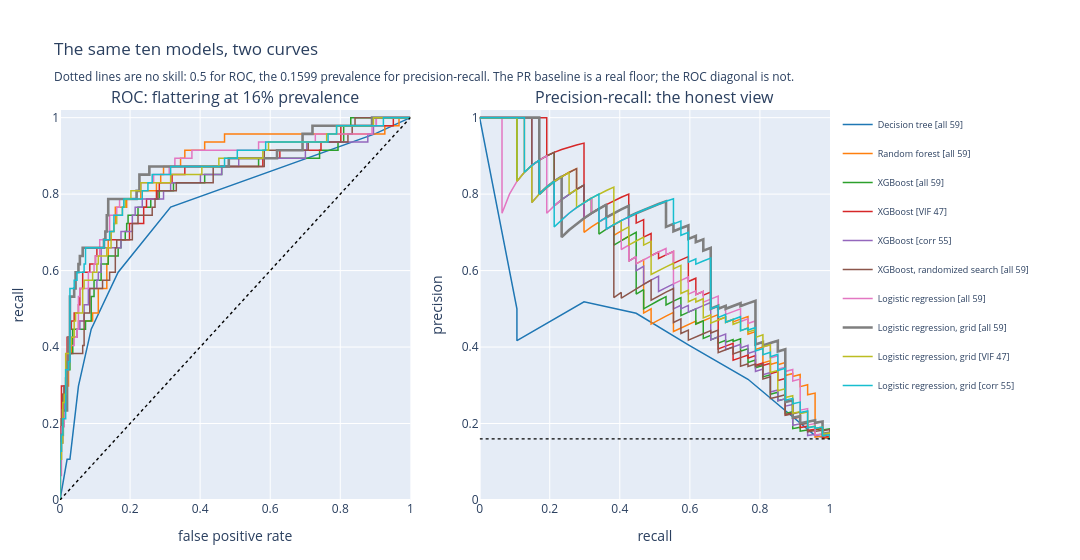

The code cell stored with this chart in its notebook:
### Markdown cell above
---

## 4. The right curve for a 16% prevalence

Two curves are commonly drawn for a binary classifier, and at 16% positives they answer
noticeably different questions.

**ROC** plots recall against the false positive rate. The false positive rate has the 247
non-leavers in its denominator, so a model can raise a great many false alarms and barely
move it: eleven false positives out of 247 is 0.045. That is what makes ROC-AUC look
generous on imbalanced data. It is not wrong, it is answering "how well does this model
rank a random leaver above a random stayer", and its no-skill value is 0.5 regardless of
prevalence.

**Precision-recall** plots precision against recall. Precision has the *predicted*
positives in its denominator, so every false alarm is charged in full. Its no-skill value
is the prevalence itself, 0.1599 here. That is the number an HR partner cares about,
because it is the share of the names on the call list who are genuinely at risk.

The two disagree in tone for a mechanical reason: ROC's denominator grows with the
majority class and PR's does not. For a rare-event problem, quote PR, and quote average
precision rather than a hand-read area. Both are drawn below on the same models so the
disagreement is visible rather than asserted.

### Code cell
fig = make_subplots(rows=1, cols=2, subplot_titles=('ROC: flattering at 16% prevalence',
                                                    'Precision-recall: the honest view'),
                    horizontal_spacing=0.09)
palette = ['#1f77b4', '#ff7f0e', '#2ca02c', '#d62728', '#9467bd',
           '#8c564b', '#e377c2', '#7f7f7f', '#bcbd22', '#17becf']
for k, lab in enumerate(LABELS):
    s = y_score[lab]
    fpr, tpr, _ = roc_curve(y_true, s)
    prec, rec, _ = precision_recall_curve(y_true, s)
    auc_v = results.loc[lab, 'ROC-AUC']
    ap_v = results.loc[lab, 'avg precision']
    styl = dict(color=palette[k], width=2.6 if lab == HEADLINE else 1.5)
    fig.add_trace(go.Scatter(
        x=fpr, y=tpr, mode='lines', line=styl, name=lab, legendgroup=lab,
        hovertemplate=('<b>%s</b><br>FPR %%{x:.3f}, recall %%{y:.3f}'
                       '<br>ROC-AUC %.4f<extra></extra>' % (lab, auc_v))
    ), row=1, col=1)
    fig.add_trace(go.Scatter(
        x=rec, y=prec, mode='lines', line=styl, name=lab, legendgroup=lab,
        showlegend=False,
        hovertemplate=('<b>%s</b><br>recall %%{x:.3f}, precision %%{y:.3f}'
                       '<br>average precision %.4f<extra></extra>' % (lab, ap_v))
    ), row=1, col=2)
fig.add_trace(go.Scatter(x=[0, 1], y=[0, 1], mode='lines', showlegend=False,
                         line=dict(color='black', width=1.4, dash='dot'),
                         hovertemplate='ROC no-skill = 0.5<extra></extra>'), row=1, col=1)
fig.add_trace(go.Scatter(
    x=[0, 1], y=[PREVALENCE] * 2, mode='lines', showlegend=False,
    line=dict(color='black', width=1.4, dash='dot'),
    hovertemplate='PR no-skill = prevalence = %.4f<extra></extra>' % PREVALENCE
), row=1, col=2)
fig.update_xaxes(title='false positive rate', range=[0, 1], row=1, col=1)
fig.update_yaxes(title='recall', range=[0, 1.02], row=1, col=1)
fig.update_xaxes(title='recall', range=[0, 1], row=1, col=2)
fig.update_yaxes(title='precision', range=[0, 1.02], row=1, col=2)
fig.update_layout(
    height=560, width=1080, margin=dict(l=60, r=250, t=110, b=60),
    legend=dict(font=dict(size=9), x=1.01, y=1),
    title=('The same ten models, two curves'
           '<br><sub>Dotted lines are no skill: 0.5 for ROC, the %.4f prevalence '
           'for precision-recall. The PR baseline is a real floor; the ROC diagonal '
           'is not.</sub>' % PREVALENCE)
)
py.iplot(fig)

### Figure 1 — Plotly figure (JSON) as saved in the notebook; plotly's stock layout.template omitted (floating-point values rounded to 4 significant figures; data arrays with more than 128 entries replaced by an {"elided": "..."} marker saying what was removed)
{"data": [{"hovertemplate": "<b>Decision tree [all 59]</b><br>FPR %{x:.3f}, recall %{y:.3f}<br>ROC-AUC 0.7639<extra></extra>", "legendgroup": "Decision tree [all 59]", "line": {"color": "#1f77b4", "width": 1.5}, "mode": "lines", "name": "Decision tree [all 59]", "type": "scatter", "x": [0.0, 0.02024, 0.02834, 0.05263, 0.08907, 0.166, 0.3158, 0.8988, 1.0], "xaxis": "x", "y": [0.0, 0.1064, 0.1064, 0.2979, 0.4468, 0.5957, 0.766, 0.9574, 1.0], "yaxis": "y"}, {"hovertemplate": "<b>Decision tree [all 59]</b><br>recall %{x:.3f}, precision %{y:.3f}<br>average precision 0.3785<extra></extra>", "legendgroup": "Decision tree [all 59]", "line": {"color": "#1f77b4", "width": 1.5}, "mode": "lines", "name": "Decision tree [all 59]", "showlegend": false, "type": "scatter", "x": [1.0, 0.9574, 0.766, 0.5957, 0.4468, 0.2979, 0.1064, 0.1064, 0.0], "xaxis": "x2", "y": [0.1599, 0.1685, 0.3158, 0.4058, 0.4884, 0.5185, 0.4167, 0.5, 1.0], "yaxis": "y2"}, {"hovertemplate": "<b>Random forest [all 59]</b><br>FPR %{x:.3f}, recall %{y:.3f}<br>ROC-AUC 0.8524<extra></extra>", "legendgroup": "Random forest [all 59]", "line": {"color": "#ff7f0e", "width": 1.5}, "mode": "lines", "name": "Random forest [all 59]", "type": "scatter", "x": [0.0, 0.0, 0.0, 0.004049, 0.004049, 0.008097, 0.008097, 0.01215, 0.01215, 0.02429, 0.02429, 0.03239, 0.03239, 0.03644, 0.03644, 0.04858, 0.04858, 0.05263, 0.05263, 0.09312, 0.09312, 0.1093, 0.1093, 0.1336, 0.1336, 0.1377, 0.1377, 0.1457, 0.1457, 0.1538, 0.1538, 0.1579, 0.1579, 0.1903, 0.1903, 0.2308, 0.2308, 0.2753, 0.2753, 0.2874, 0.2874, 0.2955, 0.2955, 0.3441, 0.3441, 0.3563, 0.3563, 0.413, 0.413, 0.4696, 0.4696, 0.9271, 0.9271, 0.9676, 0.9676, 1.0], "xaxis": "x", "y": [0.0, 0.02128, 0.1277, 0.1277, 0.1702, 0.1702, 0.2766, 0.2766, 0.2979, 0.2979, 0.383, 0.383, 0.4043, 0.4043, 0.4255, 0.4255, 0.4468, 0.4468, 0.4681, 0.4681, 0.4894, 0.4894, 0.5532, 0.5532, 0.617, 0.617, 0.6809, 0.6809, 0.7021, 0.7021, 0.7234, 0.7234, 0.766, 0.766, 0.7872, 0.7872, 0.8085, 0.8085, 0.8298, 0.8298, 0.8511, 0.8511, 0.8723, 0.8723, 0.8936, 0.8936, 0.9149, 0.9149, 0.9362, 0.9362, 0.9574, 0.9574, 0.9787, 0.9787, 1.0, 1.0], "yaxis": "y"}, {"hovertemplate": "<b>Random forest [all 59]</b><br>recall %{x:.3f}, precision %{y:.3f}<br>average precision 0.6074<extra></extra>", "legendgroup": "Random forest [all 59]", "line": {"color": "#ff7f0e", "width": 1.5}, "mode": "lines", "name": "Random forest [all 59]", "showlegend": false, "type": "scatter", "x": {"elided": "295 float values"}, "xaxis": "x2", "y": {"elided": "295 float values"}, "yaxis": "y2"}, {"hovertemplate": "<b>XGBoost [all 59]</b><br>FPR %{x:.3f}, recall %{y:.3f}<br>ROC-AUC 0.8170<extra></extra>", "legendgroup": "XGBoost [all 59]", "line": {"color": "#2ca02c", "width": 1.5}, "mode": "lines", "name": "XGBoost [all 59]", "type": "scatter", "x": [0.0, 0.0, 0.0, 0.004049, 0.004049, 0.01215, 0.01215, 0.01619, 0.01619, 0.02024, 0.02024, 0.02834, 0.02834, 0.03644, 0.03644, 0.07287, 0.07287, 0.08907, 0.08907, 0.09717, 0.09717, 0.1174, 0.1174, 0.1377, 0.1377, 0.166, 0.166, 0.1741, 0.1741, 0.1862, 0.1862, 0.1903, 0.1903, 0.1943, 0.1943, 0.2227, 0.2227, 0.2591, 0.2591, 0.2834, 0.2834, 0.3239, 0.3239, 0.413, 0.413, 0.4615, 0.4615, 0.5668, 0.5668, 0.7409, 0.7409, 0.7935, 0.7935, 0.8097, 0.8097, 0.83, 0.83, 1.0], "xaxis": "x", "y": [0.0, 0.02128, 0.1064, 0.1064, 0.2128, 0.2128, 0.2979, 0.2979, 0.3191, 0.3191, 0.3404, 0.3404, 0.383, 0.383, 0.4468, 0.4468, 0.4681, 0.4681, 0.5319, 0.5319, 0.5745, 0.5745, 0.617, 0.617, 0.6383, 0.6383, 0.6596, 0.6596, 0.6809, 0.6809, 0.7021, 0.7021, 0.7234, 0.7234, 0.7447, 0.7447, 0.766, 0.766, 0.7872, 0.7872, 0.8085, 0.8085, 0.8298, 0.8298, 0.8511, 0.8511, 0.8723, 0.8723, 0.8936, 0.8936, 0.9149, 0.9149, 0.9362, 0.9362, 0.9787, 0.9787, 1.0, 1.0], "yaxis": "y"}, {"hovertemplate": "<b>XGBoost [all 59]</b><br>recall %{x:.3f}, precision %{y:.3f}<br>average precision 0.5870<extra></extra>", "legendgroup": "XGBoost [all 59]", "line": {"color": "#2ca02c", "width": 1.5}, "mode": "lines", "name": "XGBoost [all 59]", "showlegend": false, "type": "scatter", "x": {"elided": "295 float values"}, "xaxis": "x2", "y": {"elided": "295 float values"}, "yaxis": "y2"}, {"hovertemplate": "<b>XGBoost [VIF 47]</b><br>FPR %{x:.3f}, recall %{y:.3f}<br>ROC-AUC 0.8337<extra></extra>", "legendgroup": "XGBoost [VIF 47]", "line": {"color": "#d62728", "width": 1.5}, "mode": "lines", "name": "XGBoost [VIF 47]", "type": "scatter", "x": [0.0, 0.0, 0.0, 0.004049, 0.004049, 0.02024, 0.02024, 0.02834, 0.02834, 0.03239, 0.03239, 0.04049, 0.04049, 0.05263, 0.05263, 0.05668, 0.05668, 0.06478, 0.06478, 0.08502, 0.08502, 0.1012, 0.1012, 0.1053, 0.1053, 0.1255, 0.1255, 0.1984, 0.1984, 0.2389, 0.2389, 0.247, 0.247, 0.2753, 0.2753, 0.2834, 0.2834, 0.3198, 0.3198, 0.3563, 0.3563, 0.5789, 0.5789, 0.6275, 0.6275, 0.7449, 0.7449, 0.8016, 0.8016, 0.9514, 0.9514, 1.0], "xaxis": "x", "y": [0.0, 0.02128, 0.1915, 0.1915, 0.2979, 0.2979, 0.4255, 0.4255, 0.4468, 0.4468, 0.4681, 0.4681, 0.4894, 0.4894, 0.5106, 0.5106, 0.5532, 0.5532, 0.5957, 0.5957, 0.617, 0.617, 0.6383, 0.6383, 0.6596, 0.6596, 0.6809, 0.6809, 0.7234, 0.7234, 0.766, 0.766, 0.7872, 0.7872, 0.8085, 0.8085, 0.8298, 0.8298, 0.8511, 0.8511, 0.8723, 0.8723, 0.8936, 0.8936, 0.9149, 0.9149, 0.9362, 0.9362, 0.9787, 0.9787, 1.0, 1.0], "yaxis": "y"}, {"hovertemplate": "<b>XGBoost [VIF 47]</b><br>recall %{x:.3f}, precision %{y:.3f}<br>average precision 0.6451<extra></extra>", "legendgroup": "XGBoost [VIF 47]", "line": {"color": "#d62728", "width": 1.5}, "mode": "lines", "name": "XGBoost [VIF 47]", "showlegend": false, "type": "scatter", "x": {"elided": "295 float values"}, "xaxis": "x2", "y": {"elided": "295 float values"}, "yaxis": "y2"}, {"hovertemplate": "<b>XGBoost [corr 55]</b><br>FPR %{x:.3f}, recall %{y:.3f}<br>ROC-AUC 0.8198<extra></extra>", "legendgroup": "XGBoost [corr 55]", "line": {"color": "#9467bd", "width": 1.5}, "mode": "lines", "name": "XGBoost [corr 55]", "type": "scatter", "x": [0.0, 0.0, 0.0, 0.008097, 0.008097, 0.01215, 0.01215, 0.02024, 0.02024, 0.02429, 0.02429, 0.02834, 0.02834, 0.04858, 0.04858, 0.05668, 0.05668, 0.06883, 0.06883, 0.08097, 0.08097, 0.1053, 0.1053, 0.1093, 0.1093, 0.1174, 0.1174, 0.1741, 0.1741, 0.2065, 0.2065, 0.2146, 0.2146, 0.2348, 0.2348, 0.2955, 0.2955, 0.3158, 0.3158, 0.4008, 0.4008, 0.4615, 0.4615, 0.5101, 0.5101, 0.7004, 0.7004, 0.7045, 0.7045, 0.8785, 0.8785, 0.8947, 0.8947, 0.9028, 0.9028, 1.0], "xaxis": "x", "y": [0.0, 0.02128, 0.1489, 0.1489, 0.2128, 0.2128, 0.2979, 0.2979, 0.3404, 0.3404, 0.3617, 0.3617, 0.4255, 0.4255, 0.4468, 0.4468, 0.4681, 0.4681, 0.5106, 0.5106, 0.5532, 0.5532, 0.5745, 0.5745, 0.5957, 0.5957, 0.6596, 0.6596, 0.7021, 0.7021, 0.7447, 0.7447, 0.766, 0.766, 0.7872, 0.7872, 0.8085, 0.8085, 0.8298, 0.8298, 0.8511, 0.8511, 0.8723, 0.8723, 0.8936, 0.8936, 0.9149, 0.9149, 0.9362, 0.9362, 0.9574, 0.9574, 0.9787, 0.9787, 1.0, 1.0], "yaxis": "y"}, {"hovertemplate": "<b>XGBoost [corr 55]</b><br>recall %{x:.3f}, precision %{y:.3f}<br>average precision 0.5967<extra></extra>", "legendgroup": "XGBoost [corr 55]", "line": {"color": "#9467bd", "width": 1.5}, "mode": "lines", "name": "XGBoost [corr 55]", "showlegend": false, "type": "scatter", "x": {"elided": "295 float values"}, "xaxis": "x2", "y": {"elided": "295 float values"}, "yaxis": "y2"}, {"hovertemplate": "<b>XGBoost, randomized search [all 59]</b><br>FPR %{x:.3f}, recall %{y:.3f}<br>ROC-AUC 0.8159<extra></extra>", "legendgroup": "XGBoost, randomized search [all 59]", "line": {"color": "#8c564b", "width": 1.5}, "mode": "lines", "name": "XGBoost, randomized search [all 59]", "type": "scatter", "x": [0.0, 0.0, 0.0, 0.004049, 0.004049, 0.008097, 0.008097, 0.01215, 0.01215, 0.01619, 0.01619, 0.02024, 0.02024, 0.02429, 0.02429, 0.06478, 0.06478, 0.06883, 0.06883, 0.08502, 0.08502, 0.1215, 0.1215, 0.1417, 0.1417, 0.1579, 0.1579, 0.1619, 0.1619, 0.2065, 0.2065, 0.2227, 0.2227, 0.2632, 0.2632, 0.2713, 0.2713, 0.2794, 0.2794, 0.332, 0.332, 0.4372, 0.4372, 0.583, 0.583, 0.7085, 0.7085, 0.8219, 0.8219, 0.834, 0.834, 0.8421, 0.8421, 1.0], "xaxis": "x", "y": [0.0, 0.02128, 0.1489, 0.1489, 0.2128, 0.2128, 0.2766, 0.2766, 0.2979, 0.2979, 0.3191, 0.3191, 0.3617, 0.3617, 0.383, 0.383, 0.4043, 0.4043, 0.4894, 0.4894, 0.5532, 0.5532, 0.5745, 0.5745, 0.5957, 0.5957, 0.6596, 0.6596, 0.6809, 0.6809, 0.7234, 0.7234, 0.7447, 0.7447, 0.766, 0.766, 0.7872, 0.7872, 0.8085, 0.8085, 0.8298, 0.8298, 0.8723, 0.8723, 0.9149, 0.9149, 0.9362, 0.9362, 0.9574, 0.9574, 0.9787, 0.9787, 1.0, 1.0], "yaxis": "y"}, {"hovertemplate": "<b>XGBoost, randomized search [all 59]</b><br>recall %{x:.3f}, precision %{y:.3f}<br>average precision 0.5864<extra></extra>", "legendgroup": "XGBoost, randomized search [all 59]", "line": {"color": "#8c564b", "width": 1.5}, "mode": "lines", "name": "XGBoost, randomized search [all 59]", "showlegend": false, "type": "scatter", "x": {"elided": "295 float values"}, "xaxis": "x2", "y": {"elided": "295 float values"}, "yaxis": "y2"}, {"hovertemplate": "<b>Logistic regression [all 59]</b><br>FPR %{x:.3f}, recall %{y:.3f}<br>ROC-AUC 0.8570<extra></extra>", "legendgroup": "Logistic regression [all 59]", "line": {"color": "#e377c2", "width": 1.5}, "mode": "lines", "name": "Logistic regression [all 59]", "type": "scatter", "x": [0.0, 0.0, 0.0, 0.004049, 0.004049, 0.01215, 0.01215, 0.01619, 0.01619, 0.02024, 0.02024, 0.02429, 0.02429, 0.02834, 0.02834, 0.04049, 0.04049, 0.04858, 0.04858, 0.05263, 0.05263, 0.05668, 0.05668, 0.08097, 0.08097, 0.09717, 0.09717, 0.1012, 0.1012, 0.1134, 0.1134, 0.1296, 0.1296, 0.1417, 0.1417, 0.1619, 0.1619, 0.17, 0.17, 0.2186, 0.2186, 0.2308, 0.2308, 0.2672, 0.2672, 0.3117, 0.3117, 0.3279, 0.3279, 0.3765, 0.3765, 0.5668, 0.5668, 0.7287, 0.7287, 0.8907, 0.8907, 0.9028, 0.9028, 1.0], "xaxis": "x", "y": [0.0, 0.02128, 0.06383, 0.06383, 0.1915, 0.1915, 0.234, 0.234, 0.3191, 0.3191, 0.3404, 0.3404, 0.383, 0.383, 0.4043, 0.4043, 0.4255, 0.4255, 0.4468, 0.4468, 0.5319, 0.5319, 0.5532, 0.5532, 0.5957, 0.5957, 0.617, 0.617, 0.6383, 0.6383, 0.6809, 0.6809, 0.7021, 0.7021, 0.7447, 0.7447, 0.766, 0.766, 0.7872, 0.7872, 0.8085, 0.8085, 0.8298, 0.8298, 0.8511, 0.8511, 0.8723, 0.8723, 0.8936, 0.8936, 0.9149, 0.9149, 0.9362, 0.9362, 0.9574, 0.9574, 0.9787, 0.9787, 1.0, 1.0], "yaxis": "y"}, {"hovertemplate": "<b>Logistic regression [all 59]</b><br>recall %{x:.3f}, precision %{y:.3f}<br>average precision 0.6179<extra></extra>", "legendgroup": "Logistic regression [all 59]", "line": {"color": "#e377c2", "width": 1.5}, "mode": "lines", "name": "Logistic regression [all 59]", "showlegend": false, "type": "scatter", "x": {"elided": "295 float values"}, "xaxis": "x2", "y": {"elided": "295 float values"}, "yaxis": "y2"}, {"hovertemplate": "<b>Logistic regression, grid [all 59]</b><br>FPR %{x:.3f}, recall %{y:.3f}<br>ROC-AUC 0.8620<extra></extra>", "legendgroup": "Logistic regression, grid [all 59]", "line": {"color": "#7f7f7f", "width": 2.6}, "mode": "lines", "name": "Logistic regression, grid [all 59]", "type": "scatter", "x": [0.0, 0.0, 0.0, 0.008097, 0.008097, 0.02024, 0.02024, 0.02429, 0.02429, 0.02834, 0.02834, 0.04049, 0.04049, 0.04453, 0.04453, 0.05263, 0.05263, 0.05668, 0.05668, 0.06478, 0.06478, 0.1255, 0.1255, 0.1296, 0.1296, 0.1336, 0.1336, 0.1377, 0.1377, 0.2186, 0.2186, 0.2267, 0.2267, 0.2551, 0.2551, 0.4818, 0.4818, 0.6194, 0.6194, 0.6923, 0.6923, 0.7206, 0.7206, 0.8907, 0.8907, 1.0], "xaxis": "x", "y": [0.0, 0.02128, 0.1702, 0.1702, 0.234, 0.234, 0.3617, 0.3617, 0.4255, 0.4255, 0.5319, 0.5319, 0.5532, 0.5532, 0.5957, 0.5957, 0.617, 0.617, 0.6383, 0.6383, 0.6596, 0.6596, 0.6809, 0.6809, 0.7021, 0.7021, 0.7447, 0.7447, 0.7872, 0.7872, 0.8085, 0.8085, 0.8511, 0.8511, 0.8723, 0.8723, 0.8936, 0.8936, 0.9149, 0.9149, 0.9574, 0.9574, 0.9787, 0.9787, 1.0, 1.0], "yaxis": "y"}, {"hovertemplate": "<b>Logistic regression, grid [all 59]</b><br>recall %{x:.3f}, precision %{y:.3f}<br>average precision 0.6643<extra></extra>", "legendgroup": "Logistic regression, grid [all 59]", "line": {"color": "#7f7f7f", "width": 2.6}, "mode": "lines", "name": "Logistic regression, grid [all 59]", "showlegend": false, "type": "scatter", "x": {"elided": "295 float values"}, "xaxis": "x2", "y": {"elided": "295 float values"}, "yaxis": "y2"}, {"hovertemplate": "<b>Logistic regression, grid [VIF 47]</b><br>FPR %{x:.3f}, recall %{y:.3f}<br>ROC-AUC 0.8462<extra></extra>", "legendgroup": "Logistic regression, grid [VIF 47]", "line": {"color": "#bcbd22", "width": 1.5}, "mode": "lines", "name": "Logistic regression, grid [VIF 47]", "type": "scatter", "x": [0.0, 0.0, 0.0, 0.004049, 0.004049, 0.008097, 0.008097, 0.01215, 0.01215, 0.01619, 0.01619, 0.02834, 0.02834, 0.03239, 0.03239, 0.04049, 0.04049, 0.04453, 0.04453, 0.06478, 0.06478, 0.06883, 0.06883, 0.09312, 0.09312, 0.1053, 0.1053, 0.1093, 0.1093, 0.1336, 0.1336, 0.1457, 0.1457, 0.1538, 0.1538, 0.1619, 0.1619, 0.1781, 0.1781, 0.1862, 0.1862, 0.2024, 0.2024, 0.2308, 0.2308, 0.3158, 0.3158, 0.4049, 0.4049, 0.4534, 0.4534, 0.5789, 0.5789, 0.5951, 0.5951, 0.7611, 0.7611, 0.7895, 0.7895, 0.8947, 0.8947, 1.0], "xaxis": "x", "y": [0.0, 0.02128, 0.1064, 0.1064, 0.1489, 0.1489, 0.2553, 0.2553, 0.2766, 0.2766, 0.383, 0.383, 0.4043, 0.4043, 0.4255, 0.4255, 0.4681, 0.4681, 0.4894, 0.4894, 0.5532, 0.5532, 0.5745, 0.5745, 0.5957, 0.5957, 0.617, 0.617, 0.6383, 0.6383, 0.6596, 0.6596, 0.7021, 0.7021, 0.7234, 0.7234, 0.7447, 0.7447, 0.766, 0.766, 0.7872, 0.7872, 0.8085, 0.8085, 0.8298, 0.8298, 0.8511, 0.8511, 0.8723, 0.8723, 0.8936, 0.8936, 0.9149, 0.9149, 0.9362, 0.9362, 0.9574, 0.9574, 0.9787, 0.9787, 1.0, 1.0], "yaxis": "y"}, {"hovertemplate": "<b>Logistic regression, grid [VIF 47]</b><br>recall %{x:.3f}, precision %{y:.3f}<br>average precision 0.6225<extra></extra>", "legendgroup": "Logistic regression, grid [VIF 47]", "line": {"color": "#bcbd22", "width": 1.5}, "mode": "lines", "name": "Logistic regression, grid [VIF 47]", "showlegend": false, "type": "scatter", "x": {"elided": "295 float values"}, "xaxis": "x2", "y": {"elided": "295 float values"}, "yaxis": "y2"}, {"hovertemplate": "<b>Logistic regression, grid [corr 55]</b><br>FPR %{x:.3f}, recall %{y:.3f}<br>ROC-AUC 0.8565<extra></extra>", "legendgroup": "Logistic regression, grid [corr 55]", "line": {"color": "#17becf", "width": 1.5}, "mode": "lines", "name": "Logistic regression, grid [corr 55]", "type": "scatter", "x": [0.0, 0.0, 0.0, 0.004049, 0.004049, 0.008097, 0.008097, 0.01619, 0.01619, 0.02429, 0.02429, 0.02834, 0.02834, 0.04049, 0.04049, 0.04858, 0.04858, 0.06883, 0.06883, 0.07287, 0.07287, 0.1255, 0.1255, 0.1417, 0.1417, 0.1538, 0.1538, 0.1781, 0.1781, 0.1822, 0.1822, 0.2348, 0.2348, 0.251, 0.251, 0.2632, 0.2632, 0.3158, 0.3158, 0.4696, 0.4696, 0.5061, 0.5061, 0.587, 0.587, 0.7652, 0.7652, 0.7895, 0.7895, 0.9231, 0.9231, 1.0], "xaxis": "x", "y": [0.0, 0.02128, 0.1277, 0.1277, 0.1702, 0.1702, 0.2128, 0.2128, 0.3404, 0.3404, 0.3617, 0.3617, 0.5532, 0.5532, 0.5745, 0.5745, 0.5957, 0.5957, 0.617, 0.617, 0.6596, 0.6596, 0.6809, 0.6809, 0.7021, 0.7021, 0.7447, 0.7447, 0.766, 0.766, 0.7872, 0.7872, 0.8085, 0.8085, 0.8298, 0.8298, 0.8511, 0.8511, 0.8723, 0.8723, 0.8936, 0.8936, 0.9149, 0.9149, 0.9362, 0.9362, 0.9574, 0.9574, 0.9787, 0.9787, 1.0, 1.0], "yaxis": "y"}, {"hovertemplate": "<b>Logistic regression, grid [corr 55]</b><br>recall %{x:.3f}, precision %{y:.3f}<br>average precision 0.6502<extra></extra>", "legendgroup": "Logistic regression, grid [corr 55]", "line": {"color": "#17becf", "width": 1.5}, "mode": "lines", "name": "Logistic regression, grid [corr 55]", "showlegend": false, "type": "scatter", "x": {"elided": "295 float values"}, "xaxis": "x2", "y": {"elided": "295 float values"}, "yaxis": "y2"}, {"hovertemplate": "ROC no-skill = 0.5<extra></extra>", "line": {"color": "black", "dash": "dot", "width": 1.4}, "mode": "lines", "showlegend": false, "type": "scatter", "x": [0, 1], "xaxis": "x", "y": [0, 1], "yaxis": "y"}, {"hovertemplate": "PR no-skill = prevalence = 0.1599<extra></extra>", "line": {"color": "black", "dash": "dot", "width": 1.4}, "mode": "lines", "showlegend": false, "type": "scatter", "x": [0, 1], "xaxis": "x2", "y": [0.1599, 0.1599], "yaxis": "y2"}], "layout": {"annotations": [{"font": {"size": 16}, "showarrow": false, "text": "ROC: flattering at 16% prevalence", "x": 0.2275, "xanchor": "center", "xref": "paper", "y": 1, "yanchor": "bottom", "yref": "paper"}, {"font": {"size": 16}, "showarrow": false, "text": "Precision-recall: the honest view", "x": 0.7725, "xanchor": "center", "xref": "paper", "y": 1, "yanchor": "bottom", "yref": "paper"}], "height": 560, "legend": {"font": {"size": 9}, "x": 1.01, "y": 1}, "margin": {"b": 60, "l": 60, "r": 250, "t": 110}, "title": {"text": "The same ten models, two curves<br><sub>Dotted lines are no skill: 0.5 for ROC, the 0.1599 prevalence for precision-recall. The PR baseline is a real floor; the ROC diagonal is not.</sub>"}, "width": 1080, "xaxis": {"anchor": "y", "domain": [0, 0.455], "range": [0, 1], "title": {"text": "false positive rate"}}, "xaxis2": {"anchor": "y2", "domain": [0.545, 1], "range": [0, 1], "title": {"text": "recall"}}, "yaxis": {"anchor": "x", "domain": [0, 1], "range": [0, 1.02], "title": {"text": "recall"}}, "yaxis2": {"anchor": "x2", "domain": [0, 1], "range": [0, 1.02], "title": {"text": "precision"}}}}
